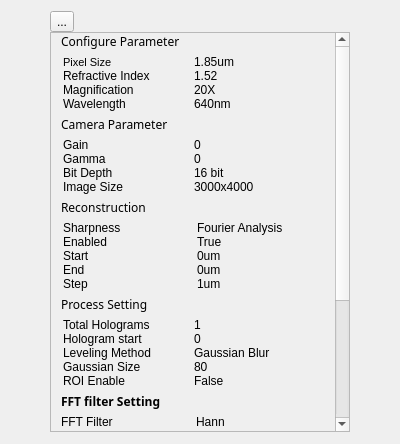
<?xml version="1.0" encoding="UTF-8"?>
<ui version="4.0">
 <class>Form</class>
 <widget class="QWidget" name="Form">
  <property name="geometry">
   <rect>
    <x>0</x>
    <y>0</y>
    <width>400</width>
    <height>444</height>
   </rect>
  </property>
  <property name="sizePolicy">
   <sizepolicy hsizetype="Preferred" vsizetype="Preferred">
    <horstretch>0</horstretch>
    <verstretch>0</verstretch>
   </sizepolicy>
  </property>
  <property name="maximumSize">
   <size>
    <width>16777215</width>
    <height>1000</height>
   </size>
  </property>
  <property name="windowTitle">
   <string>Form</string>
  </property>
  <layout class="QGridLayout" name="gridLayout">
   <property name="sizeConstraint">
    <enum>QLayout::SetDefaultConstraint</enum>
   </property>
   <item row="2" column="1">
    <layout class="QGridLayout" name="mainLayout">
     <property name="sizeConstraint">
      <enum>QLayout::SetFixedSize</enum>
     </property>
     <property name="verticalSpacing">
      <number>0</number>
     </property>
     <item row="0" column="0">
      <widget class="QToolButton" name="toggleButton">
       <property name="text">
        <string>...</string>
       </property>
      </widget>
     </item>
     <item row="1" column="0">
      <widget class="QScrollArea" name="contentArea">
       <property name="sizePolicy">
        <sizepolicy hsizetype="Expanding" vsizetype="Fixed">
         <horstretch>0</horstretch>
         <verstretch>1</verstretch>
        </sizepolicy>
       </property>
       <property name="minimumSize">
        <size>
         <width>160</width>
         <height>0</height>
        </size>
       </property>
       <property name="maximumSize">
        <size>
         <width>300</width>
         <height>400</height>
        </size>
       </property>
       <property name="styleSheet">
        <string notr="true"/>
       </property>
       <property name="verticalScrollBarPolicy">
        <enum>Qt::ScrollBarAsNeeded</enum>
       </property>
       <property name="horizontalScrollBarPolicy">
        <enum>Qt::ScrollBarAsNeeded</enum>
       </property>
       <property name="sizeAdjustPolicy">
        <enum>QAbstractScrollArea::AdjustIgnored</enum>
       </property>
       <property name="widgetResizable">
        <bool>true</bool>
       </property>
       <widget class="QWidget" name="Parameter_2">
        <property name="geometry">
         <rect>
          <x>0</x>
          <y>0</y>
          <width>284</width>
          <height>665</height>
         </rect>
        </property>
        <property name="sizePolicy">
         <sizepolicy hsizetype="Preferred" vsizetype="Expanding">
          <horstretch>0</horstretch>
          <verstretch>0</verstretch>
         </sizepolicy>
        </property>
        <property name="styleSheet">
         <string notr="true"/>
        </property>
        <layout class="QVBoxLayout" name="contentLayout" stretch="1,10,1,10,1,10,1,10,0,0,0,1,0">
         <property name="spacing">
          <number>5</number>
         </property>
         <property name="sizeConstraint">
          <enum>QLayout::SetDefaultConstraint</enum>
         </property>
         <property name="leftMargin">
          <number>10</number>
         </property>
         <property name="topMargin">
          <number>0</number>
         </property>
         <property name="rightMargin">
          <number>10</number>
         </property>
         <property name="bottomMargin">
          <number>0</number>
         </property>
         <item>
          <widget class="QLabel" name="label_7">
           <property name="minimumSize">
            <size>
             <width>0</width>
             <height>0</height>
            </size>
           </property>
           <property name="font">
            <font>
             <family>Arial Black</family>
             <pointsize>9</pointsize>
             <weight>10</weight>
             <italic>false</italic>
             <bold>false</bold>
            </font>
           </property>
           <property name="styleSheet">
            <string notr="true">
font: 87 9pt &quot;Arial Black&quot;;</string>
           </property>
           <property name="text">
            <string>Configure Parameter</string>
           </property>
          </widget>
         </item>
         <item>
          <layout class="QGridLayout" name="gridLayout_5">
           <property name="sizeConstraint">
            <enum>QLayout::SetFixedSize</enum>
           </property>
           <property name="leftMargin">
            <number>2</number>
           </property>
           <property name="topMargin">
            <number>0</number>
           </property>
           <property name="rightMargin">
            <number>0</number>
           </property>
           <property name="bottomMargin">
            <number>0</number>
           </property>
           <property name="spacing">
            <number>0</number>
           </property>
           <item row="0" column="1" alignment="Qt::AlignLeft">
            <widget class="QLabel" name="label_pixel_2">
             <property name="text">
              <string>1.85um</string>
             </property>
            </widget>
           </item>
           <item row="1" column="1">
            <widget class="QLabel" name="label_RI_2">
             <property name="text">
              <string>1.52</string>
             </property>
            </widget>
           </item>
           <item row="1" column="0">
            <widget class="QLabel" name="label_10">
             <property name="text">
              <string>Refractive Index</string>
             </property>
            </widget>
           </item>
           <item row="2" column="1">
            <widget class="QLabel" name="label_mag_2">
             <property name="text">
              <string>20X</string>
             </property>
            </widget>
           </item>
           <item row="2" column="0">
            <widget class="QLabel" name="label_64">
             <property name="text">
              <string>Magnification</string>
             </property>
            </widget>
           </item>
           <item row="3" column="1">
            <widget class="QLabel" name="label_wavelenth_2">
             <property name="text">
              <string>640nm</string>
             </property>
            </widget>
           </item>
           <item row="3" column="0">
            <widget class="QLabel" name="label_65">
             <property name="text">
              <string>Wavelength</string>
             </property>
            </widget>
           </item>
           <item row="0" column="0">
            <widget class="QLabel" name="label_66">
             <property name="font">
              <font>
               <family>Arial</family>
               <pointsize>8</pointsize>
               <weight>50</weight>
               <italic>false</italic>
               <bold>false</bold>
              </font>
             </property>
             <property name="text">
              <string>Pixel Size</string>
             </property>
            </widget>
           </item>
          </layout>
         </item>
         <item>
          <widget class="QLabel" name="label_67">
           <property name="font">
            <font>
             <family>Arial Black</family>
             <pointsize>9</pointsize>
             <weight>10</weight>
             <italic>false</italic>
             <bold>false</bold>
            </font>
           </property>
           <property name="styleSheet">
            <string notr="true">
font: 87 9pt &quot;Arial Black&quot;;</string>
           </property>
           <property name="text">
            <string>Camera Parameter</string>
           </property>
          </widget>
         </item>
         <item>
          <layout class="QGridLayout" name="gridLayout_15">
           <property name="sizeConstraint">
            <enum>QLayout::SetFixedSize</enum>
           </property>
           <property name="leftMargin">
            <number>2</number>
           </property>
           <property name="topMargin">
            <number>0</number>
           </property>
           <property name="rightMargin">
            <number>0</number>
           </property>
           <property name="bottomMargin">
            <number>0</number>
           </property>
           <property name="spacing">
            <number>0</number>
           </property>
           <item row="2" column="1">
            <widget class="QLabel" name="label_bit_4">
             <property name="text">
              <string>16 bit</string>
             </property>
            </widget>
           </item>
           <item row="0" column="1">
            <widget class="QLabel" name="label_gain_4">
             <property name="text">
              <string>0</string>
             </property>
            </widget>
           </item>
           <item row="0" column="0">
            <widget class="QLabel" name="label_68">
             <property name="text">
              <string>Gain</string>
             </property>
            </widget>
           </item>
           <item row="2" column="0">
            <widget class="QLabel" name="label_69">
             <property name="text">
              <string>Bit Depth</string>
             </property>
            </widget>
           </item>
           <item row="1" column="0">
            <widget class="QLabel" name="label_70">
             <property name="text">
              <string>Gamma</string>
             </property>
            </widget>
           </item>
           <item row="1" column="1">
            <widget class="QLabel" name="label_gamma_4">
             <property name="text">
              <string>0</string>
             </property>
            </widget>
           </item>
           <item row="3" column="0">
            <widget class="QLabel" name="label_71">
             <property name="text">
              <string>Image Size</string>
             </property>
            </widget>
           </item>
           <item row="3" column="1">
            <widget class="QLabel" name="label_shape_4">
             <property name="text">
              <string>3000x4000</string>
             </property>
            </widget>
           </item>
          </layout>
         </item>
         <item>
          <widget class="QLabel" name="label_72">
           <property name="font">
            <font>
             <family>Arial Black</family>
             <pointsize>9</pointsize>
             <weight>10</weight>
             <italic>false</italic>
             <bold>false</bold>
            </font>
           </property>
           <property name="styleSheet">
            <string notr="true">
font: 87 9pt &quot;Arial Black&quot;;</string>
           </property>
           <property name="text">
            <string>Reconstruction</string>
           </property>
          </widget>
         </item>
         <item>
          <layout class="QGridLayout" name="gridLayout_16">
           <property name="sizeConstraint">
            <enum>QLayout::SetFixedSize</enum>
           </property>
           <property name="leftMargin">
            <number>2</number>
           </property>
           <property name="verticalSpacing">
            <number>0</number>
           </property>
           <item row="1" column="0">
            <widget class="QLabel" name="label_73">
             <property name="text">
              <string>Enabled</string>
             </property>
            </widget>
           </item>
           <item row="4" column="1">
            <widget class="QLabel" name="label_step_2">
             <property name="text">
              <string>1um</string>
             </property>
            </widget>
           </item>
           <item row="3" column="1">
            <widget class="QLabel" name="label_end_2">
             <property name="text">
              <string>0um</string>
             </property>
            </widget>
           </item>
           <item row="4" column="0">
            <widget class="QLabel" name="label_74">
             <property name="text">
              <string>Step</string>
             </property>
            </widget>
           </item>
           <item row="3" column="0">
            <widget class="QLabel" name="label_75">
             <property name="text">
              <string>End</string>
             </property>
            </widget>
           </item>
           <item row="1" column="1">
            <widget class="QLabel" name="label_enable_2">
             <property name="text">
              <string>True</string>
             </property>
            </widget>
           </item>
           <item row="2" column="0">
            <widget class="QLabel" name="label_76">
             <property name="text">
              <string>Start</string>
             </property>
            </widget>
           </item>
           <item row="2" column="1">
            <widget class="QLabel" name="label_start_2">
             <property name="text">
              <string>0um</string>
             </property>
            </widget>
           </item>
           <item row="0" column="0">
            <widget class="QLabel" name="label_77">
             <property name="text">
              <string>Sharpness</string>
             </property>
            </widget>
           </item>
           <item row="0" column="1">
            <widget class="QLabel" name="label_sharpness_2">
             <property name="text">
              <string>Fourier Analysis</string>
             </property>
            </widget>
           </item>
          </layout>
         </item>
         <item>
          <widget class="QLabel" name="label_78">
           <property name="font">
            <font>
             <family>Arial Black</family>
             <pointsize>9</pointsize>
             <weight>10</weight>
             <italic>false</italic>
             <bold>false</bold>
            </font>
           </property>
           <property name="styleSheet">
            <string notr="true">
font: 87 9pt &quot;Arial Black&quot;;</string>
           </property>
           <property name="text">
            <string>Process Setting</string>
           </property>
          </widget>
         </item>
         <item>
          <layout class="QGridLayout" name="gridLayout_17">
           <property name="sizeConstraint">
            <enum>QLayout::SetFixedSize</enum>
           </property>
           <property name="leftMargin">
            <number>2</number>
           </property>
           <property name="spacing">
            <number>0</number>
           </property>
           <item row="7" column="1">
            <widget class="QLabel" name="label_Gaussian_size_2">
             <property name="text">
              <string>80</string>
             </property>
            </widget>
           </item>
           <item row="5" column="0">
            <widget class="QLabel" name="label_17">
             <property name="text">
              <string>Hologram start</string>
             </property>
            </widget>
           </item>
           <item row="5" column="1">
            <widget class="QLabel" name="label_holo_strat_2">
             <property name="text">
              <string>0</string>
             </property>
            </widget>
           </item>
           <item row="6" column="1">
            <widget class="QLabel" name="label_leveling_2">
             <property name="text">
              <string>Gaussian Blur</string>
             </property>
            </widget>
           </item>
           <item row="4" column="0">
            <widget class="QLabel" name="label_15">
             <property name="text">
              <string>Total Holograms</string>
             </property>
            </widget>
           </item>
           <item row="6" column="0">
            <widget class="QLabel" name="label_79">
             <property name="text">
              <string>Leveling Method</string>
             </property>
            </widget>
           </item>
           <item row="7" column="0">
            <widget class="QLabel" name="label_GB_size_2">
             <property name="text">
              <string>Gaussian Size</string>
             </property>
            </widget>
           </item>
           <item row="4" column="1">
            <widget class="QLabel" name="label_holo_total_2">
             <property name="text">
              <string>1</string>
             </property>
            </widget>
           </item>
           <item row="8" column="0">
            <widget class="QLabel" name="label_8">
             <property name="text">
              <string>ROI Enable</string>
             </property>
            </widget>
           </item>
           <item row="8" column="1">
            <widget class="QLabel" name="label_roi_enable_2">
             <property name="text">
              <string>False</string>
             </property>
            </widget>
           </item>
          </layout>
         </item>
         <item>
          <widget class="QLabel" name="label_18">
           <property name="font">
            <font>
             <family>Arial Black</family>
             <pointsize>9</pointsize>
             <weight>75</weight>
             <bold>true</bold>
            </font>
           </property>
           <property name="text">
            <string>FFT filter Setting</string>
           </property>
          </widget>
         </item>
         <item>
          <layout class="QGridLayout" name="gridLayout_6">
           <item row="2" column="0">
            <widget class="QLabel" name="label_19">
             <property name="text">
              <string>FFT Quadrant</string>
             </property>
            </widget>
           </item>
           <item row="2" column="1">
            <widget class="QLabel" name="label_quadrant_2">
             <property name="text">
              <string>1</string>
             </property>
            </widget>
           </item>
           <item row="1" column="1">
            <widget class="QLabel" name="label_filter_rate_2">
             <property name="text">
              <string>1.2</string>
             </property>
            </widget>
           </item>
           <item row="0" column="0">
            <widget class="QLabel" name="label_80">
             <property name="text">
              <string>FFT Filter</string>
             </property>
            </widget>
           </item>
           <item row="0" column="1">
            <widget class="QLabel" name="label_FFT_filter_2">
             <property name="text">
              <string>Hann</string>
             </property>
            </widget>
           </item>
           <item row="1" column="0">
            <widget class="QLabel" name="label_81">
             <property name="text">
              <string>Filter Rate</string>
             </property>
            </widget>
           </item>
           <item row="3" column="0">
            <widget class="QLabel" name="label_20">
             <property name="text">
              <string>Expansion</string>
             </property>
            </widget>
           </item>
           <item row="3" column="1">
            <widget class="QLabel" name="label_expansion_2">
             <property name="text">
              <string>100</string>
             </property>
            </widget>
           </item>
          </layout>
         </item>
         <item>
          <widget class="QPushButton" name="pushButton_Confirm_Step1_2">
           <property name="minimumSize">
            <size>
             <width>60</width>
             <height>25</height>
            </size>
           </property>
           <property name="maximumSize">
            <size>
             <width>1600</width>
             <height>50</height>
            </size>
           </property>
           <property name="font">
            <font>
             <family>Arial Black</family>
             <pointsize>10</pointsize>
             <weight>10</weight>
             <italic>false</italic>
             <bold>false</bold>
            </font>
           </property>
           <property name="focusPolicy">
            <enum>Qt::StrongFocus</enum>
           </property>
           <property name="layoutDirection">
            <enum>Qt::LeftToRight</enum>
           </property>
           <property name="styleSheet">
            <string notr="true">color: rgb(255, 255, 255);
font: 87 10pt &quot;Arial Black&quot;;
background-color: rgb(255, 0, 0);</string>
           </property>
           <property name="text">
            <string>Confirm and Go to Next</string>
           </property>
          </widget>
         </item>
         <item>
          <widget class="QLabel" name="label_82">
           <property name="font">
            <font>
             <family>Arial Black</family>
             <pointsize>9</pointsize>
             <weight>10</weight>
             <italic>false</italic>
             <bold>false</bold>
            </font>
           </property>
           <property name="styleSheet">
            <string notr="true">font: 87 9pt &quot;Arial Black&quot;;</string>
           </property>
           <property name="text">
            <string>What to Save</string>
           </property>
          </widget>
         </item>
         <item>
          <layout class="QGridLayout" name="gridLayout_7">
           <item row="3" column="0">
            <widget class="QLabel" name="label_21">
             <property name="text">
              <string>Refocused Volume</string>
             </property>
            </widget>
           </item>
           <item row="0" column="0">
            <widget class="QLabel" name="label_22">
             <property name="text">
              <string>Height Map</string>
             </property>
            </widget>
           </item>
           <item row="0" column="1">
            <widget class="QLabel" name="label_Height_2">
             <property name="text">
              <string>True</string>
             </property>
            </widget>
           </item>
           <item row="1" column="0">
            <widget class="QLabel" name="label_23">
             <property name="text">
              <string>Phase Map</string>
             </property>
            </widget>
           </item>
           <item row="2" column="0">
            <widget class="QLabel" name="label_24">
             <property name="text">
              <string>Wrapped Phase</string>
             </property>
            </widget>
           </item>
           <item row="1" column="1">
            <widget class="QLabel" name="label_Phase_2">
             <property name="text">
              <string>False</string>
             </property>
            </widget>
           </item>
           <item row="2" column="1">
            <widget class="QLabel" name="label_Wrapped_phase_2">
             <property name="text">
              <string>False</string>
             </property>
            </widget>
           </item>
           <item row="3" column="1">
            <widget class="QLabel" name="label_refocused_volume_2">
             <property name="text">
              <string>False</string>
             </property>
            </widget>
           </item>
          </layout>
         </item>
        </layout>
       </widget>
      </widget>
     </item>
    </layout>
   </item>
  </layout>
 </widget>
 <resources/>
 <connections/>
</ui>
